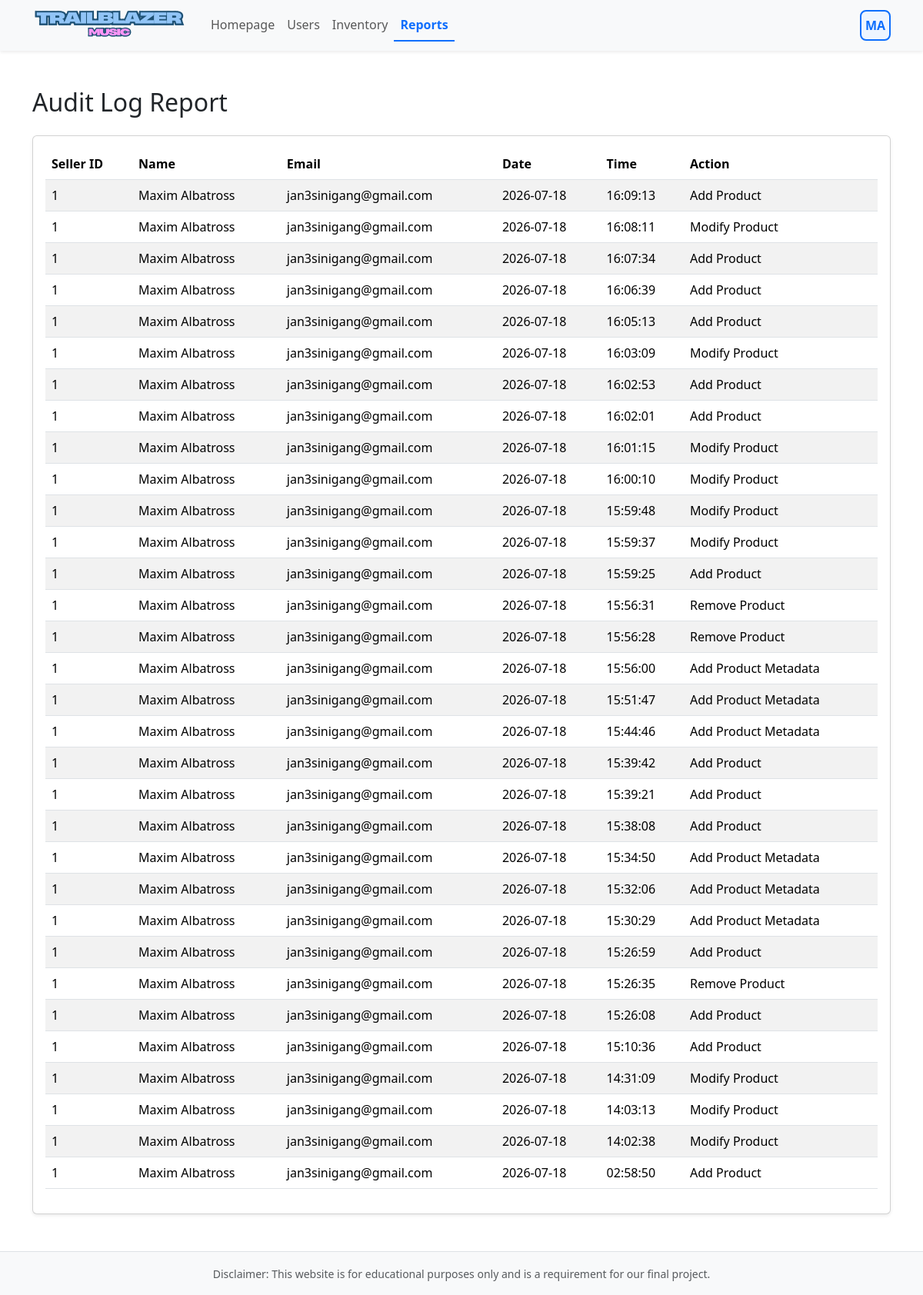
/reports.php (signed in), run on the app's committed database.
### tables this page shows
CREATE TABLE `tbl_audit` (
  `id` int(11) NOT NULL,
  `seller_id` int(11) NOT NULL,
  `action_date` date NOT NULL,
  `action_time` time NOT NULL,
  `action` varchar(100) NOT NULL
);

CREATE TABLE `tbl_seller` (
  `id` int(11) NOT NULL,
  `first_name` varchar(50) NOT NULL,
  `middle_name` varchar(50) DEFAULT NULL,
  `last_name` varchar(50) NOT NULL,
  `email` varchar(100) NOT NULL,
  `password` varchar(255) NOT NULL,
  `role` varchar(10) NOT NULL
);

### audit.php (called while the page is built, shortened)
<?php
function ensureAuditTable($auditConn)
{
    return true;
}
function getAuditEntries($auditConn)
{
    return mysqli_query($auditConn, 'SELECT a.seller_id, a.action_date, a.action_time, a.action, s.first_name, s.last_name, s.email FROM tbl_audit a LEFT JOIN tbl_seller s ON a.seller_id = s.id ORDER BY a.action_date DESC, a.action_time DESC');
}
?>

### reports.php (the view, shortened to what this page needs)
<?php
require('audit.php');
$host = 'localhost';
$user = 'root';
$password = '';
$dbname = 'db_user_profile';
$conn = new mysqli($host, $user, $password, $dbname);
$entries = getAuditEntries($conn);
require('seller_header.php');
?>
<div class="container py-4">
    <h2 class="mb-4">Audit Log Report</h2>
    <div class="card shadow-sm">
        <div class="card-body">
            <table class="table table-striped align-middle">
                <thead>
                    <tr>
                        <th>Seller ID</th>
                        <th>Name</th>
                        <th>Email</th>
                        <th>Date</th>
                        <th>Time</th>
                        <th>Action</th>
                    </tr>
                </thead>
                <tbody>
                    <?php if ($entries && mysqli_num_rows($entries) > 0): ?>
                        <?php while ($row = mysqli_fetch_assoc($entries)): ?>
                            <tr>
                                <td><?= (int)$row['seller_id']; ?></td>
                                <td><?= htmlspecialchars(trim(($row['first_name'] ?? '') . ' ' . ($row['last_name'] ?? ''))); ?></td>
                                <td><?= htmlspecialchars($row['email'] ?? ''); ?></td>
                                <td><?= htmlspecialchars($row['action_date']); ?></td>
                                <td><?= htmlspecialchars($row['action_time']); ?></td>
                                <td><?= htmlspecialchars($row['action']); ?></td>
                            </tr>
                        <?php endwhile; ?>
                    <?php else: ?>
                        <tr>
                            <td colspan="6" class="text-muted">No audit records found.</td>
                        </tr>
                    <?php endif; ?>
                </tbody>
            </table>
        </div>
    </div>
</div>
<?php require('footer.php'); ?>

### data on the page
tbl_audit: seller "1", seller.last_name "Maxim Albatross", seller.email "jan3sinigang@gmail.com", action_date "2026-07-18", action_time "16:09:13", action "Add Product"
tbl_audit: seller "1", seller.last_name "Maxim Albatross", seller.email "jan3sinigang@gmail.com", action_date "2026-07-18", action_time "16:08:11", action "Modify Product"
tbl_audit: seller "1", seller.last_name "Maxim Albatross", seller.email "jan3sinigang@gmail.com", action_date "2026-07-18", action_time "16:07:34", action "Add Product"
tbl_audit: seller "1", seller.last_name "Maxim Albatross", seller.email "jan3sinigang@gmail.com", action_date "2026-07-18", action_time "16:06:39", action "Add Product"
tbl_audit: seller "1", seller.last_name "Maxim Albatross", seller.email "jan3sinigang@gmail.com", action_date "2026-07-18", action_time "16:05:13", action "Add Product"
tbl_audit: seller "1", seller.last_name "Maxim Albatross", seller.email "jan3sinigang@gmail.com", action_date "2026-07-18", action_time "16:03:09", action "Modify Product"
tbl_audit: seller "1", seller.last_name "Maxim Albatross", seller.email "jan3sinigang@gmail.com", action_date "2026-07-18", action_time "16:02:53", action "Add Product"
tbl_audit: seller "1", seller.last_name "Maxim Albatross", seller.email "jan3sinigang@gmail.com", action_date "2026-07-18", action_time "16:02:01", action "Add Product"
tbl_audit: seller "1", seller.last_name "Maxim Albatross", seller.email "jan3sinigang@gmail.com", action_date "2026-07-18", action_time "16:01:15", action "Modify Product"
tbl_audit: seller "1", seller.last_name "Maxim Albatross", seller.email "jan3sinigang@gmail.com", action_date "2026-07-18", action_time "16:00:10", action "Modify Product"
tbl_audit: seller "1", seller.last_name "Maxim Albatross", seller.email "jan3sinigang@gmail.com", action_date "2026-07-18", action_time "15:59:48", action "Modify Product"
tbl_audit: seller "1", seller.last_name "Maxim Albatross", seller.email "jan3sinigang@gmail.com", action_date "2026-07-18", action_time "15:59:37", action "Modify Product"
tbl_audit: seller "1", seller.last_name "Maxim Albatross", seller.email "jan3sinigang@gmail.com", action_date "2026-07-18", action_time "15:59:25", action "Add Product"
tbl_audit: seller "1", seller.last_name "Maxim Albatross", seller.email "jan3sinigang@gmail.com", action_date "2026-07-18", action_time "15:56:31", action "Remove Product"
tbl_audit: seller "1", seller.last_name "Maxim Albatross", seller.email "jan3sinigang@gmail.com", action_date "2026-07-18", action_time "15:56:28", action "Remove Product"
tbl_audit: seller "1", seller.last_name "Maxim Albatross", seller.email "jan3sinigang@gmail.com", action_date "2026-07-18", action_time "15:56:00", action "Add Product Metadata"
tbl_audit: seller "1", seller.last_name "Maxim Albatross", seller.email "jan3sinigang@gmail.com", action_date "2026-07-18", action_time "15:51:47", action "Add Product Metadata"
tbl_audit: seller "1", seller.last_name "Maxim Albatross", seller.email "jan3sinigang@gmail.com", action_date "2026-07-18", action_time "15:44:46", action "Add Product Metadata"
tbl_audit: seller "1", seller.last_name "Maxim Albatross", seller.email "jan3sinigang@gmail.com", action_date "2026-07-18", action_time "15:39:42", action "Add Product"
tbl_audit: seller "1", seller.last_name "Maxim Albatross", seller.email "jan3sinigang@gmail.com", action_date "2026-07-18", action_time "15:39:21", action "Add Product"
tbl_audit: seller "1", seller.last_name "Maxim Albatross", seller.email "jan3sinigang@gmail.com", action_date "2026-07-18", action_time "15:38:08", action "Add Product"
tbl_audit: seller "1", seller.last_name "Maxim Albatross", seller.email "jan3sinigang@gmail.com", action_date "2026-07-18", action_time "15:34:50", action "Add Product Metadata"
tbl_audit: seller "1", seller.last_name "Maxim Albatross", seller.email "jan3sinigang@gmail.com", action_date "2026-07-18", action_time "15:32:06", action "Add Product Metadata"
tbl_audit: seller "1", seller.last_name "Maxim Albatross", seller.email "jan3sinigang@gmail.com", action_date "2026-07-18", action_time "15:30:29", action "Add Product Metadata"
tbl_audit: seller "1", seller.last_name "Maxim Albatross", seller.email "jan3sinigang@gmail.com", action_date "2026-07-18", action_time "15:26:59", action "Add Product"
tbl_audit: seller "1", seller.last_name "Maxim Albatross", seller.email "jan3sinigang@gmail.com", action_date "2026-07-18", action_time "15:26:35", action "Remove Product"
tbl_audit: seller "1", seller.last_name "Maxim Albatross", seller.email "jan3sinigang@gmail.com", action_date "2026-07-18", action_time "15:26:08", action "Add Product"
tbl_audit: seller "1", seller.last_name "Maxim Albatross", seller.email "jan3sinigang@gmail.com", action_date "2026-07-18", action_time "15:10:36", action "Add Product"
tbl_audit: seller "1", seller.last_name "Maxim Albatross", seller.email "jan3sinigang@gmail.com", action_date "2026-07-18", action_time "14:31:09", action "Modify Product"
tbl_audit: seller "1", seller.last_name "Maxim Albatross", seller.email "jan3sinigang@gmail.com", action_date "2026-07-18", action_time "14:03:13", action "Modify Product"
tbl_audit: seller "1", seller.last_name "Maxim Albatross", seller.email "jan3sinigang@gmail.com", action_date "2026-07-18", action_time "14:02:38", action "Modify Product"
tbl_audit: seller "1", seller.last_name "Maxim Albatross", seller.email "jan3sinigang@gmail.com", action_date "2026-07-18", action_time "02:58:50", action "Add Product"

### other printed values
getSellerInitials($_SESSION['seller_name'] ?? 'Unknown User') "MA"
